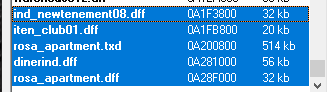
#> input picture data/gta3img.png, 327 x 92 px
$ python -i manage-txd.py   (imports and definitions only)
#> lines starting #> are read from the running program, lines starting #| are printed output that depends on the picture
#!/usr/bin/env python3
"""
RenderWare Texture Dictionary (.txd) reader and builder for GTA III / Vice City.
Supports 32-bit (FORMAT_8888) and 8-bit palettized (FORMAT_8888 palette, 256 colors) textures.
"""

import csv
import sys
import struct
import argparse
from pathlib import Path
from PIL import Image

RW_VERSION_GTA3 = 0x0C02FFFF  # RenderWare 3.1.0.0 / 3.2.0.0 (GTA III PC)

def make_chunk(chunk_id, data, rw_version=RW_VERSION_GTA3):
    header = struct.pack("<III", chunk_id, len(data), rw_version)
    return header + data

def build_txd_from_image(image_path, texture_name="splash3", output_path="data/txd/splash3.txd", depth=8, target_size=(512, 256)):
#> called with image_path = '../data/gta3img.png', texture_name = 'splash3', output_path = 'data/txd/splash3.txd', depth = 8, target_size = (512, 256)
    img = Image.open(image_path).convert("RGB")

    if target_size:
        img = img.resize(target_size, Image.Resampling.LANCZOS)
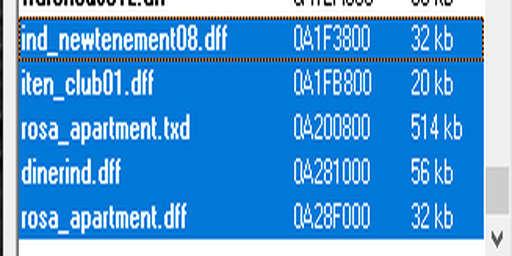
#> img: PIL image 512x256 RGB; mean R, G, B 77.4, 154.3, 217.7
    w, h = img.size
#> w = 512; h = 256

    platform_id = 0x08          # rwID_PCD3D8 (PC Direct3D 8)
    filter_flags = 0x1102       # Linear filtering
    tex_name_bytes = texture_name.encode("ascii")[:31].ljust(32, b"\x00")
    mask_name_bytes = b"\x00" + b"\xff" * 31
    num_mipmaps = 1
    raster_type = 4             # rwRASTERTYPETEXTURE
    dxt_compression = 0

    if depth == 8:
        # Palettized 8-bit (GTA III startup splash screen requirement)
        pal_img = img.quantize(colors=256, method=Image.Quantize.MEDIANCUT)
        raw_pal = pal_img.getpalette() # 768 bytes (R, G, B)
#> raw_pal = 768 values, max 255 at index 0, min 0 at index 369, mean 153
        rgba_palette = bytearray()
        for i in range(256):
            rgba_palette.extend([raw_pal[i*3], raw_pal[i*3+1], raw_pal[i*3+2], 255])

        pixel_bytes = bytes(pal_img.getdata())
        data_size = len(pixel_bytes)
#> data_size = 131072

        raster_format = 0x2600  # PAL8 with RGBA palette
        d3d_format = 0

        native_header = struct.pack(
            "<II32s32sIIHHBBBB",
            platform_id,
            filter_flags,
            tex_name_bytes,
            mask_name_bytes,
            raster_format,
            d3d_format,
            w,
            h,
            8,
            num_mipmaps,
            raster_type,
            dxt_compression
        )

        # In 8-bit mode: header (84 bytes) + palette (1024 bytes) + data_size (4 bytes) + pixel indices
        native_data_payload = native_header + bytes(rgba_palette) + struct.pack("<I", data_size) + pixel_bytes

    else:
        # 32-bit RGBA (BGRA pixel order)
        rgba_img = img.convert("RGBA")
        r, g, b, a = rgba_img.split()
        bgra_img = Image.merge("RGBA", (b, g, r, a))
        pixel_bytes = bgra_img.tobytes()
        data_size = len(pixel_bytes)

        raster_format = 0x2500  # FORMAT_8888 (32-bit RGBA)
        d3d_format = 21         # D3DFMT_A8R8G8B8

        native_header = struct.pack(
            "<II32s32sIIHHBBBB",
            platform_id,
            filter_flags,
            tex_name_bytes,
            mask_name_bytes,
            raster_format,
            d3d_format,
            w,
            h,
            32,
            num_mipmaps,
            raster_type,
            dxt_compression
        )
        native_data_payload = native_header + struct.pack("<I", data_size) + pixel_bytes

    native_struct_chunk = make_chunk(0x01, native_data_payload)
    native_ext_chunk = make_chunk(0x03, b"")

    # Texture Native Container (0x15)
    texture_chunk = make_chunk(0x15, native_struct_chunk + native_ext_chunk)

    # TXD Info Header (0x01 inside 0x16)
    info_payload = struct.pack("<HH", 1, 0)
    info_chunk = make_chunk(0x01, info_payload)

    # Root TXD Container (0x16)
    root_ext_chunk = make_chunk(0x03, b"")
    root_payload = info_chunk + texture_chunk + root_ext_chunk
    txd_bytes = make_chunk(0x16, root_payload)

    output_path = Path(output_path)
    output_path.parent.mkdir(parents=True, exist_ok=True)
    with open(output_path, "wb") as f:
        f.write(txd_bytes)

    print(f"Successfully created TXD: {output_path} ({w}x{h} @ {depth}bpp, {len(txd_bytes)} bytes)")
#| Successfully created TXD: data/txd/splash3.txd (512x256 @ 8bpp, 132264 bytes)
    return output_path

# [50 lines left out: functions build_manifest, read_txd_info, not called in this run]

# [21 lines not run here, left out]

>>> result = build_txd_from_image('../data/gta3img.png')
